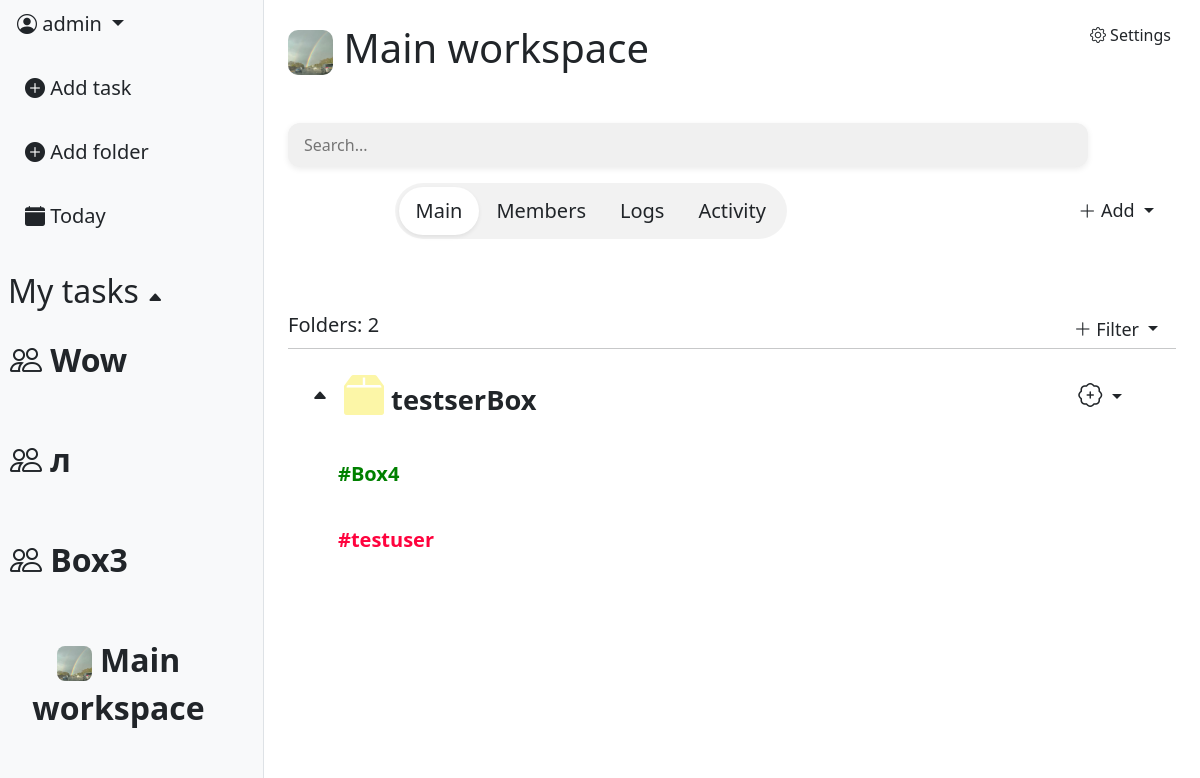
/workspace/20/ (signed in), run on the app's committed database.
### task_app/models.py (models this page shows, shortened)
class Workspace(models.Model):
    INVITE_PERMISSION = [
        ("owner_only", "Only owner"),
        ("owner_admin", "Owner & Admin"),
                ]
    WORKSPACE_SPACE = [
        ("one", "Just me"),
        ("two_five", "Group (2-5)"),
        ("six_fifteen", "Team (6-15)"),
    ]
    SPACE_LIMITS = {
        "one": 1,
        "two_five": 5,
        "six_fifteen": 15,
    }
    name = models.CharField(max_length=64)
    invite_role = models.CharField(max_length=16,
                                choices=INVITE_PERMISSION,
                                default='owner_admin')
    workspace_space = models.CharField(max_length=16, choices=WORKSPACE_SPACE, default='one')
    icon = models.ImageField(null=True, blank=True)
    created_at = models.DateTimeField(auto_now_add=True)
    owner = models.ForeignKey(User,
                            on_delete=models.CASCADE,
                            related_name='workspace_creator')

class Box(models.Model):
    COLOR_VARIATION_BOX = [
        ("#123F73", "🔵Deep ocean"),
        ("#D2A1FE", "🟣Violet"),
        ("#33DEB8", "🟢Aquamarine"),
        ("#6D020E", "🔴Red wine"),
        ("#FCF6A7", "🟡Sand"),
        ("#774C06", "🟤Terracotta"),
        ("#000000", "⚫Black"),
    ]
    workspace = models.ForeignKey(Workspace, on_delete=models.CASCADE)
    name = models.CharField(max_length=24)
    color = models.CharField(max_length=32, choices=COLOR_VARIATION_BOX, default="#123F73")
    created_at = models.DateTimeField(auto_now_add=True)
    creator = models.ForeignKey(User, on_delete=models.CASCADE)

class Folder(models.Model):
    COLOR_VARIATION = [
        ("#77acc7", "🔵Air blue"),
        ("#9966cc", "🟣Amethust"),
        ("#008000", "🟢Apple Green"),
        ("#ff033e", "🔴Red rose"),
        ("#ffe135", "🟡Banana yellow"),
        ("#ff6500", "🟠Sunset"),
        ("#000000", "⚫Black"),
    ]
    color = models.CharField(max_length=30, choices=COLOR_VARIATION, default="#77acc7")
    name = models.CharField(max_length=16)
    box = models.ForeignKey(Box, null=True, blank=True, on_delete=models.CASCADE, default=None, related_name='folders')
    created_at = models.DateTimeField(auto_now_add=True)
    creator = models.ForeignKey(User, on_delete=models.CASCADE)
    workspace = models.ForeignKey(Workspace, on_delete=models.CASCADE, null=True, blank=True, default=None)

### workspace_app/views.py (the view, shortened to what this page needs)
# urls.py: path('workspace/<int:pk>/', views.WorkspaceDetailView.as_view(), name="workspace_detail"),
class WorkspaceDetailView(LoginRequiredMixin, DetailView):
    model = Workspace
    context_object_name = "workspace"
    template_name = "workspace/workspace_detail.html"
    def get_queryset(self):
        return Workspace.objects.filter(
            members__member=self.request.user,
            members__is_active=True
        )
    def get_context_data(self, **kwargs):
        context = super().get_context_data(**kwargs)
        context['tab'] = self.request.GET.get('tab', 'main')
        context['boxes'] = Box.objects.filter(
            workspace=self.object
        ).prefetch_related('folders')
        context['members'] = WorkspaceMember.objects.filter(
            workspace=self.object,
            is_active=True
        ).select_related('member', 'member__profile').annotate(
            role_order=Case(
                When(role='owner', then=0),
                When(role='admin', then=1),
                When(role='member', then=2),
                default=3,
                output_field=IntegerField()
            )
        ).order_by('role_order')
        context['owner_candidates'] = WorkspaceMember.objects.filter(
            workspace=self.object,
            is_active=True,
        ).exclude(role='owner').select_related('member', 'member__profile')
        context['folders'] = Folder.objects.filter(
            creator=self.request.user,
            box__isnull=True
        )
        context['workspaces'] = Workspace.objects.filter(
            members__member=self.request.user,
            members__is_active=True
        )
        context['user_role'] = WorkspaceMember.objects.get(
            workspace=self.object,
            member=self.request.user
        ).role
        context["box_form"] = BoxForm()
        context["folders_count"] = Folder.objects.filter(workspace=self.object).count()
        context['task_form'] = TaskForm()
        context['folder_form'] = FolderForm()
        boxes_data = []
        for box in context['boxes']:
            boxes_data.append({
                'id': box.pk,
                'name': box.name,
                'folders': [
                    {'id': f.pk, 'name': f.name}
                    for f in box.folders.all()
                ]
            })
        context['boxes_json'] = json.dumps(boxes_data)
        if context['tab'] == 'logs':
                if context['user_role'] != 'owner':
                    raise Http404
        return context

### templates/workspace/workspace_detail.html (shortened to what this page needs)
{% extends 'base.html' %}
{% load static %}
{% load custom_tags %}
{% block content %}
    <div class="d-flex">
        {% include 'includes/leftbar.html' %}
        <div class="p-4" style="flex: 1 1 0; min-width: 0; position: relative;">
            {% if user_role == 'owner' or user_role == 'admin' %}
                <div style="position: absolute; top: 16px; right: 16px;">
                    <a class="btn" data-bs-toggle="modal" data-bs-target="#WorkspaceSettingsModal">
                        <i class="bi bi-gear"></i> Settings
                    </a>
                </div>
            {% elif user_role == 'member' %}
                <div style="position: absolute; top: 16px; right: 16px;">
                    <a class="btn" data-bs-toggle="modal" data-bs-target="#LeaveWorkspaceModal">
                        <i class="bi bi-box-arrow-left"></i> Leave
                    </a>
                </div>
            {% endif %}
            <h1>
                {% if workspace.icon %}
                    <img src="{{ workspace.icon.url }}"
                        style="width: 45px; height: 45px; border-radius: 10px; object-fit: cover; vertical-align: middle;">
                {% else %}
                    <i class="bi bi-people"></i>
                {% endif %}
                {{ workspace.name }}
            </h1>
            <br>
            <div class="mb-3 mt-3" style="max-width: 800px; {% if tab == 'activity' %}visibility: hidden;{% endif %}">
                <input type="text" class="custom-search" id="workspace-search" placeholder="Search...">
            </div>
            <div class="d-flex align-items-center" style="margin-left: 12%;">
                <div class="d-inline-flex p-1 rounded-pill"
                    style="background: rgba(0, 0, 0, 0.05); {% if user_role == 'member' %}width: fit-content{% endif %}">
                    <a href="?tab=main"
                        class="btn btn-lg rounded-pill px-3 {% if tab == 'main' %}bg-white shadow-sm{% endif %}">
                        Main
                    </a>
                    {% if user_role == 'owner' or user_role == 'admin' %}
                    <a href="?tab=members"
                        class="btn btn-lg rounded-pill px-3 {% if tab == 'members' %}bg-white shadow-sm{% endif %}">
                        Members
                    </a>
                    {% endif %}
                    {% if user_role == 'owner' %}
                    <a href="?tab=logs"
                        class="btn btn-lg rounded-pill px-3 {% if tab == 'logs' %}bg-white shadow-sm{% endif %}">
                        Logs
                    </a>
                    {% endif %}
                    <a href="?tab=activity"
                        class="btn btn-lg rounded-pill px-3 {% if tab == 'activity' %}bg-white shadow-sm{% endif %}">
                        Activity
                    </a>
                </div>
                <div class="ms-auto">
                    {% if user_role == 'owner' or user_role == 'admin' %}
                        <div class="dropdown">
                            <button class="btn btn-sm dropdown-toggle custom_priorety_select_menu_lg"
                                type="button" data-bs-toggle="dropdown">
                                <i class="bi bi-plus-lg"></i> Add
                            </button>
                        </div>
                    {% elif user_role == 'member' %}
                        <button class="btn" data-bs-toggle="modal" data-bs-target="#AddBoxModal">
                            <i class="bi bi-plus-lg"></i> Add box
                        </button>
                    {% endif %}
                </div>
            </div>
            <br><br>
            {% if tab == 'main' %}
                {% include 'workspace/main_tab.html' %}
            {% elif tab == 'members' and user_role in 'owner admin' %}
                {% include 'workspace/members_tab.html' %}
            {% elif tab == 'logs' and user_role == 'owner' %}
                {% include 'workspace/logs_tab.html' %}
            {% elif tab == 'activity' %}
                {% include 'workspace/activity_tab.html' %}
            {% endif %}
        </div>
    </div>
{% endblock %}

### templates/includes/leftbar.html (shortened to what this page needs)
<div id="leftbar" class="bg-light border-end d-flex flex-column" style="width: 22%; height: 100vh; position: relative; overflow: hidden;">
    <div class="flex-shrink-0">
        <div class="dropdown-center mb-3">
            <button class="btn btn-lg dropdown-toggle" type="button" data-bs-toggle="dropdown" aria-expanded="false">
                {% if user.profile and user.profile.avatar %}
                    <img src="{{ user.profile.avatar.url }}"
                        style="width: 30px; height: 30px; border-radius: 50%; object-fit: cover; vertical-align: middle;">
                {% else %}
                    <i class="bi bi-person-circle"></i>
                {% endif %}
                {{ user.username }}
            </button>
        </div>
        <div class="d-flex flex-column align-items-start gap-3 ps-2">
            <a class="btn btn-lg"
                data-bs-toggle="modal"
                data-bs-target="#TaskModal"
                data-workspace-id="{{ workspace.pk }}">
                <i class="bi bi-plus-circle-fill"></i> Add task
            </a>
            <a class="btn btn-lg"
                data-bs-toggle="modal"
                data-bs-target="#FolderModal"
                data-workspace-id="{{ workspace.pk }}">
                <i class="bi bi-plus-circle-fill"></i> Add folder
            </a>
            <a class="btn btn-lg" href="{% url 'tasks:task_list' %}">
                <i class="bi bi-calendar-fill"></i> Today
            </a>
        </div>
    </div>
    <br>
    {% if workspace and current_folder %}
        <div class="ps-2 mt-2">
            <a href="{% url 'workspace:workspace_detail' workspace.pk %}"
                class="btn btn-lg ps-2 fw-bold" style="font-size: 1.6rem;">
                <i class="bi bi-people"></i> {{ workspace.name }}
            </a>
        </div>
        <div style="flex: 1 1 0; min-height: 0; overflow-y: auto; overflow-x: hidden; margin-right: 10px;">
            {% for box in workspace_boxes %}
                <div class="folder-row d-flex align-items-center justify-content-between p-2 rounded"
                    style="cursor: pointer; user-select: none;"
                    onclick="toggleBox({{ box.pk }})">
                    <span class="btn btn-lg fw-bold ps-2" style="font-size: 1.5rem;">
                        <i id="box-arrow-{{ box.pk }}" class="bi bi-caret-up-fill" style="font-size: 14px;"></i>
                        {{ box.name }}
                    </span>
                </div>
                <div id="box-folder-{{ box.pk }}" class="ps-4" style="overflow: hidden; transition: 0.3s;">
                    {% for folder in box.folders.all %}
                        <div class="folder-row d-flex align-items-center p-2 rounded">
                            <a href="{% url 'workspace:folder-detail' pk=workspace.pk folder_id=folder.pk %}"
                                class="btn btn-lg"
                                style="color: {{ folder.color }}; font-weight: bold; font-size: 1.4rem;">
                                #{{ folder.name }}
                            </a>
                        </div>
                    {% endfor %}
                </div>
            {% endfor %}
        </div>
    {% else %}
        <div class="ps-2 mt-2">
            <h2 id="folders-toggle" style="cursor: pointer; user-select: none;">
                My tasks <span id="folders-arrow" class="bi bi-caret-up-fill" style="font-size: 16px;"></span>
            </h2>
        </div>
        <div id="workspace_list" style="flex: 1 1 0; min-height: 0; overflow-y: auto; overflow-x: hidden; margin-right: 10px;">
            <div class="d-flex flex-column align-items-start gap-3 ps-0">
                {% for workspace in workspaces %}
                    <div class="folder-row d-flex align-items-center justify-content-between p-2 rounded">
                        <a href="{% url 'workspace:workspace_detail' workspace.pk %}"
                        class="btn btn-lg ps-0"
                        style="font-size: 32px; font-weight: 600;">
                            {% if workspace.icon %}
                                <img src="{{ workspace.icon.url }}"
                                    style="width: 35px; height: 35px; border-radius: 8px; object-fit: cover; vertical-align: middle;">
                            {% else %}
                                <i class="bi bi-people"></i>
                            {% endif %}
                            {{ workspace.name }}
                        </a>
                    </div>
                {% endfor %}
            </div>
        </div>
    {% endif %}
</div>

### templates/workspace/main_tab.html (shortened to what this page needs)
<br>
<div class="d-flex align-items-center">
    <h5>Folders: {{ folders_count }}</h5>
    <div class="ms-auto">
       <div class="dropdown">
            <button class="btn btn-sm dropdown-toggle custom_priorety_select_menu_lg"
                type="button" data-bs-toggle="dropdown">
                <i class="bi bi-plus-lg"></i> Filter
            </button>
        </div>
    </div>
</div>
<hr class="m-0">
<div id="boxes-container" style="max-height: 500px; overflow-y: auto; overflow-x: hidden; padding-bottom: 140px;">
    {% for box in boxes %}
        <div class="d-flex align-items-center p-3" data-box-id="{{ box.pk }}" data-name="{{ box.name }}" style="cursor: pointer; user-select: none;" onclick="toggleBox({{ box.pk }})">
            <i id="box-arrow-{{ box.pk }}" class="bi bi-caret-up-fill ms-2"></i>
            <p class="ms-3 mb-0" style="font-size: 1.7rem; font-weight: bold;">
                <i class="bi bi-box2-fill" style="font-size: 2.5rem; color: {{ box.color }};"></i>
                {{ box.name }}
            </p>
            <div class="dropdown ms-auto" onclick="event.stopPropagation()">
                <button class="btn btn-sm dropdown-toggle custom_priorety_select_menu_lg"
                    type="button" data-bs-toggle="dropdown">
                    <i class="bi bi-patch-plus" style="font-size: 1.5rem;"></i>
                </button>
            </div>
        </div>
        <div id="box-folder-{{ box.pk }}" class="ps-4 pb-2" style="overflow: hidden; transition: 0.3s;">
            {% for folder in box.folders.all %}
                <div class="folder-row d-flex align-items-center justify-content-between p-2 rounded">
                    <a
                        href="{% url 'workspace:folder-detail' pk=box.workspace.pk folder_id=folder.pk %}"
                        class="btn btn-lg"
                        style="color: {{ folder.color }}; font-weight: bold;"
                        >
                        #{{ folder.name }}
                    </a>
                </div>
            {% endfor%}
        </div>
    {% empty %}
        <p class="text-muted text-center mt-4">No boxes yet</p>
    {% endfor %}
</div>

### data on the page
Workspace: name "Wow"
Workspace: name "л"
Workspace: name "Box3"
Workspace: icon (picture), name "Main workspace"
Box: name "testserBox"
Folder: name "Box4"
Folder: name "testuser"

### other printed values
{{ user.username }} "admin"
{{ folders_count }} "2"
